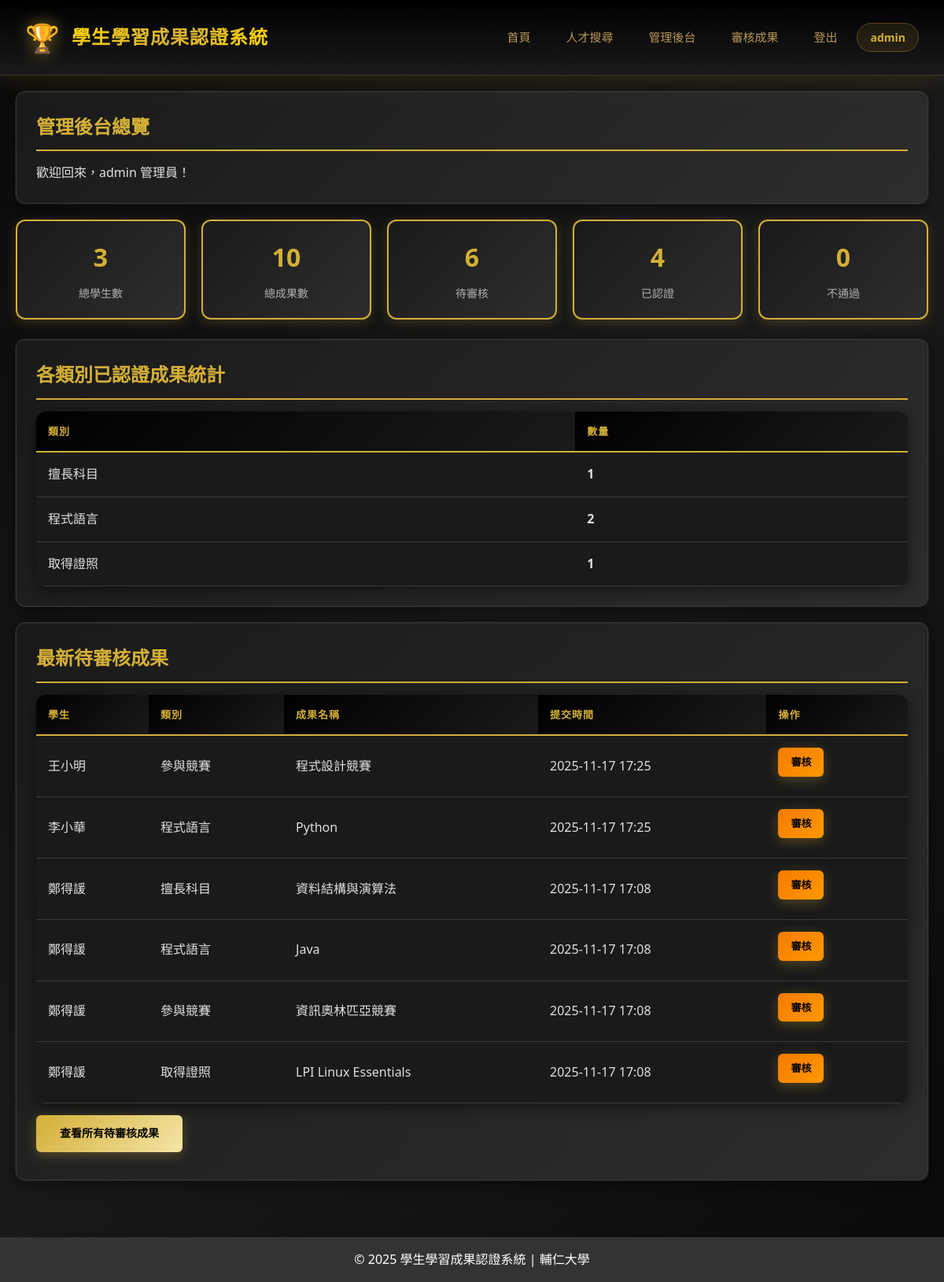
Page /admin_dashboard.php (signed in) on the committed database.
### tables this page shows
CREATE TABLE `achievements` (
  `id` int(11) NOT NULL,
  `user_id` int(11) NOT NULL,
  `category` enum('subject','language','competition','certificate') NOT NULL COMMENT '擅長科目/程式語言/參與競賽/取得證照',
  `title` varchar(200) NOT NULL COMMENT '成果名稱',
  `description` text DEFAULT NULL COMMENT '成果描述',
  `status` enum('pending','approved','rejected') DEFAULT 'pending' COMMENT '待審核/已認證/不通過',
  `review_note` text DEFAULT NULL COMMENT '審核備註',
  `reviewed_by` int(11) DEFAULT NULL COMMENT '審核者ID',
  `reviewed_at` timestamp NULL DEFAULT NULL COMMENT '審核時間',
  `created_at` timestamp NULL DEFAULT current_timestamp(),
  `updated_at` timestamp NULL DEFAULT current_timestamp() ON UPDATE current_timestamp()
);

CREATE TABLE `users` (
  `id` int(11) NOT NULL,
  `username` varchar(50) NOT NULL,
  `password` varchar(255) NOT NULL,
  `email` varchar(100) NOT NULL,
  `full_name` varchar(100) NOT NULL,
  `role` enum('student','admin') DEFAULT 'student',
  `photo` varchar(255) DEFAULT NULL,
  `bio` text DEFAULT NULL,
  `created_at` timestamp NULL DEFAULT current_timestamp()
);

### admin_dashboard.php (the view, shortened to what this page needs)
<?php
require_once 'config.php';
$stats = [];
$sql = "SELECT COUNT(*) as count FROM users WHERE role = 'student'";
$stmt = $pdo->query($sql);
$stats['total_students'] = $stmt->fetch()['count'];
$sql = "SELECT COUNT(*) as count FROM achievements";
$stmt = $pdo->query($sql);
$stats['total_achievements'] = $stmt->fetch()['count'];
$sql = "SELECT COUNT(*) as count FROM achievements WHERE status = 'pending'";
$stmt = $pdo->query($sql);
$stats['pending'] = $stmt->fetch()['count'];
$sql = "SELECT COUNT(*) as count FROM achievements WHERE status = 'approved'";
$stmt = $pdo->query($sql);
$stats['approved'] = $stmt->fetch()['count'];
$sql = "SELECT COUNT(*) as count FROM achievements WHERE status = 'rejected'";
$stmt = $pdo->query($sql);
$stats['rejected'] = $stmt->fetch()['count'];
$sql = "SELECT category, COUNT(*) as count FROM achievements WHERE status = 'approved' GROUP BY category";
$stmt = $pdo->query($sql);
$category_stats = $stmt->fetchAll();
$sql = "SELECT a.*, u.full_name, u.username
        FROM achievements a
        JOIN users u ON a.user_id = u.id
        WHERE a.status = 'pending'
        ORDER BY a.created_at DESC
        LIMIT 10";
$stmt = $pdo->query($sql);
$pending_achievements = $stmt->fetchAll();
include 'header.php';
?>
<div class="card">
    <h2>管理後台總覽</h2>
    <p>歡迎回來，<?php echo htmlspecialchars($_SESSION['username']); ?> 管理員！</p>
</div>
<div class="stats-grid">
    <div class="stat-card">
        <h3><?php echo $stats['total_students']; ?></h3>
        <p>總學生數</p>
    </div>
    <div class="stat-card">
        <h3><?php echo $stats['total_achievements']; ?></h3>
        <p>總成果數</p>
    </div>
    <div class="stat-card">
        <h3><?php echo $stats['pending']; ?></h3>
        <p>待審核</p>
    </div>
    <div class="stat-card">
        <h3><?php echo $stats['approved']; ?></h3>
        <p>已認證</p>
    </div>
    <div class="stat-card">
        <h3><?php echo $stats['rejected']; ?></h3>
        <p>不通過</p>
    </div>
</div>
<?php if (!empty($category_stats)): ?>
<div class="card">
    <h2>各類別已認證成果統計</h2>
    <div class="table-container">
        <table>
            <thead>
                <tr>
                    <th>類別</th>
                    <th>數量</th>
                </tr>
            </thead>
            <tbody>
                <?php
                $categories = [
                    'subject' => '擅長科目',
                    'language' => '程式語言',
                    'competition' => '參與競賽',
                    'certificate' => '取得證照'
                ];
                foreach ($category_stats as $stat):
                ?>
                <tr>
                    <td><?php echo $categories[$stat['category']]; ?></td>
                    <td><strong><?php echo $stat['count']; ?></strong></td>
                </tr>
                <?php endforeach; ?>
            </tbody>
        </table>
    </div>
</div>
<?php endif; ?>
<?php if (!empty($pending_achievements)): ?>
<div class="card">
    <h2>最新待審核成果</h2>
    <div class="table-container">
        <table>
            <thead>
                <tr>
                    <th>學生</th>
                    <th>類別</th>
                    <th>成果名稱</th>
                    <th>提交時間</th>
                    <th>操作</th>
                </tr>
            </thead>
            <tbody>
                <?php foreach ($pending_achievements as $achievement): ?>
                <tr>
                    <td><?php echo htmlspecialchars($achievement['full_name']); ?></td>
                    <td>
                        <?php
                        $categories = [
                            'subject' => '擅長科目',
                            'language' => '程式語言',
                            'competition' => '參與競賽',
                            'certificate' => '取得證照'
                        ];
                        echo $categories[$achievement['category']];
                        ?>
                    </td>
                    <td><?php echo htmlspecialchars($achievement['title']); ?></td>
                    <td><?php echo date('Y-m-d H:i', strtotime($achievement['created_at'])); ?></td>
                    <td>
                        <a href="admin_review.php?id=<?php echo $achievement['id']; ?>" class="btn btn-small btn-warning">審核</a>
                    </td>
                </tr>
                <?php endforeach; ?>
            </tbody>
        </table>
    </div>
    <div style="margin-top: 15px;">
        <a href="admin_review.php" class="btn">查看所有待審核成果</a>
    </div>
</div>
<?php endif; ?>
<?php include 'footer.php'; ?>

### header.php (style rules this page uses)
* { margin: 0; padding: 0; box-sizing: border-box; }
body { font-family: 'Microsoft JhengHei', 'PingFang TC', 'Segoe UI', Arial, sans-serif; line-height: 1.6; background: linear-gradient(135deg, #0a0a0a 0%, #1a1a1a 50%, #0a0a0a 100%); color: #e0e0e0; min-height: 100vh; }
.card { background: linear-gradient(135deg, #1a1a1a 0%, #2d2d2d 100%); border: 1px solid #3a3a3a; padding: 25px; margin-bottom: 20px; border-radius: 12px; box-shadow: 0 4px 20px rgba(0, 0, 0, 0.5), 0 0 0 1px rgba(212, 175, 55, 0.1); transition: all 0.3s ease; }
.card h2, .card h3 { color: #d4af37; margin-bottom: 15px; border-bottom: 2px solid #d4af37; padding-bottom: 10px; }
.btn { display: inline-block; padding: 12px 30px; background: linear-gradient(135deg, #d4af37 0%, #f4e5a7 100%); color: #000; border: none; border-radius: 6px; cursor: pointer; text-decoration: none; font-size: 14px; font-weight: 600; transition: all 0.3s ease; box-shadow: 0 4px 15px rgba(212, 175, 55, 0.3); margin-right: 10px; margin-bottom: 10px; }
.btn-warning { background: linear-gradient(135deg, #f57c00 0%, #ff9800 100%); color: #000; font-weight: 600; }
.btn-small { padding: 8px 16px; font-size: 13px; }
.table-container { overflow-x: auto; border-radius: 12px; box-shadow: 0 4px 20px rgba(0, 0, 0, 0.5); }
table { width: 100%; border-collapse: collapse; background: #1a1a1a; }
table th, table td { padding: 15px; text-align: left; border-bottom: 1px solid #3a3a3a; }
table th { background: linear-gradient(135deg, #000000 0%, #1a1a1a 100%); font-weight: 600; color: #d4af37; text-transform: uppercase; font-size: 13px; letter-spacing: 1px; border-bottom: 2px solid #d4af37; }
table td { color: #e0e0e0; }
.stats-grid { display: grid; grid-template-columns: repeat(auto-fit, minmax(200px, 1fr)); gap: 20px; margin-bottom: 25px; }
.stat-card { background: linear-gradient(135deg, #1a1a1a 0%, #2d2d2d 100%); padding: 20px; border-radius: 12px; text-align: center; border: 2px solid #d4af37; box-shadow: 0 4px 15px rgba(212, 175, 55, 0.2); }
.stat-card h3 { color: #d4af37; font-size: 2rem; margin-bottom: 10px; }
.stat-card p { color: #b0b0b0; font-size: 14px; }

### rows in the picture
achievements: user.full_name "王小明", category "參與競賽", title "程式設計競賽", created_at "2025-11-17 17:25"
achievements: user.full_name "李小華", category "程式語言", title "Python", created_at "2025-11-17 17:25"
achievements: user.full_name "鄭得諼", category "擅長科目", title "資料結構與演算法", created_at "2025-11-17 17:08"
achievements: user.full_name "鄭得諼", category "程式語言", title "Java", created_at "2025-11-17 17:08"
achievements: user.full_name "鄭得諼", category "參與競賽", title "資訊奧林匹亞競賽", created_at "2025-11-17 17:08"
achievements: user.full_name "鄭得諼", category "取得證照", title "LPI Linux Essentials", created_at "2025-11-17 17:08"

### other values in the picture
$_SESSION['username'] "admin"
$stats['total_students'] "3"
$stats['total_achievements'] "10"
$stats['pending'] "6"
$stats['approved'] "4"
$stats['rejected'] "0"
$categories[$stat['category']] "擅長科目"
$stat['count'] "1"
$categories[$stat['category']] "程式語言"
$stat['count'] "2"
$categories[$stat['category']] "取得證照"
